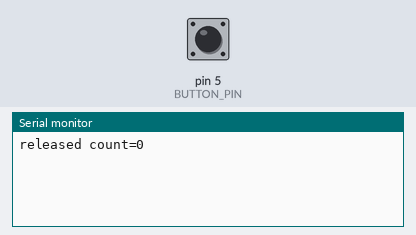
The sketch below on a simulated Arduino Uno, built with avr-gcc and run on an emulated ATmega328P. Parts: the last lines printed to the serial monitor. The inputs (shaded band) are chosen by the test bench; at power-on: pin 5 (BUTTON_PIN) HIGH.

Above: at 1.7 s.
1.8 s: pin 5 (BUTTON_PIN) pulled LOW for 0.15 s
At 1.97 s:
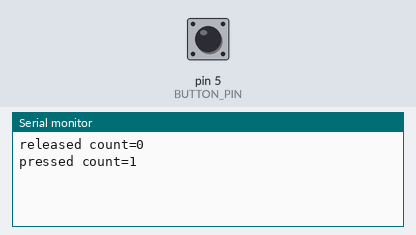
3.4 s: pin 5 (BUTTON_PIN) pulled LOW for 1 s
At 5.5 s:
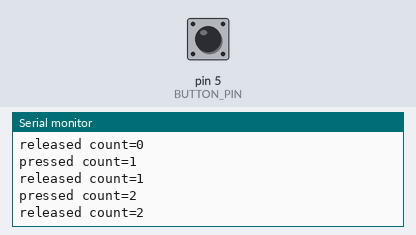
5.9 s: pin 5 (BUTTON_PIN) pulled LOW for 0.15 s
At 7.4 s:
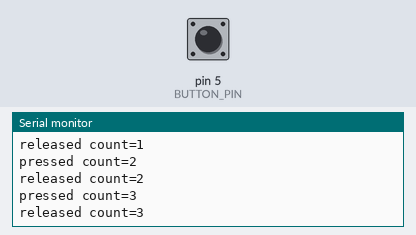
Timing chart, 0 to 8.9 s (numbered marks = the images above; inputs shaded):
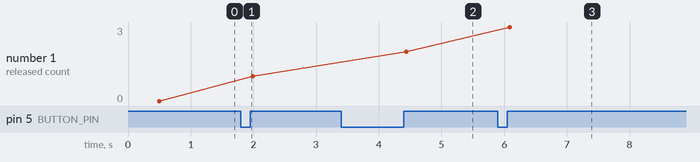

Measured:
- after the input at 1.8 s, the serial monitor: prints a new line at once (image 1)
- after the input at 3.4 s, the serial monitor: prints a new line at once (image 2)
- after the input at 5.9 s, the serial monitor: prints a new line at once (image 3)
- plotted number 1: 0 → 1 after the input at 1.8 s, 1 → 2 after the input at 3.4 s, 2 → 3 after the input at 5.9 s

The sketch:

week2_button_count.ino
```cpp
#include <Arduino.h>

// Same GPIO5-to-button-to-GND wiring as week2_button_state.
const int BUTTON_PIN = 5;
const uint32_t DEBOUNCE_MS = 40;
uint32_t count = 0;
int lastReading = HIGH;
int displayedReading = HIGH;
uint32_t changedAt = 0;
bool readyForPress = false;

void setup() {
  Serial.begin(115200);
  pinMode(BUTTON_PIN, INPUT_PULLUP);
  delay(500);
  count = 0;
  lastReading = digitalRead(BUTTON_PIN);
  changedAt = millis();
  readyForPress = false;
  displayedReading = lastReading;
  Serial.print(displayedReading == LOW ? "pressed count=" : "released count=");
  Serial.println(count);
}

void loop() {
  const uint32_t now = millis();
  const int reading = digitalRead(BUTTON_PIN);
  if (reading != lastReading) {
    lastReading = reading;
    changedAt = now;
  }
  if (uint32_t(now - changedAt) < DEBOUNCE_MS) return;

  // Require a stable release, including after startup, before another press.
  if (reading == HIGH) {
    readyForPress = true;
  } else if (readyForPress) {
    readyForPress = false;
    count++;
  }
  if (reading != displayedReading) {
    displayedReading = reading;
    Serial.print(reading == LOW ? "pressed count=" : "released count=");
    Serial.println(count);
  }
}
```
